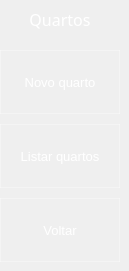
    <widget class="QWidget" name="page_17">
     <widget class="QLabel" name="label_82">
      <property name="geometry">
       <rect>
        <x>0</x>
        <y>0</y>
        <width>120</width>
        <height>40</height>
       </rect>
      </property>
      <property name="font">
       <font>
        <family>Montserrat Medium</family>
        <pointsize>12</pointsize>
        <weight>50</weight>
        <bold>false</bold>
       </font>
      </property>
      <property name="styleSheet">
       <string notr="true">background-color: qlineargradient(spread:pad, x1:0, y1:0, x1:0, y1:1, 
                                 stop:0 rgba(0, 50, 150, 255), 
                                 stop:1 rgba(51, 156, 255, 255));</string>
      </property>
      <property name="text">
       <string>&lt;html&gt;&lt;head/&gt;&lt;body&gt;&lt;p align=&quot;center&quot;&gt;&lt;span style=&quot; color:#ffffff;&quot;&gt;Quartos&lt;/span&gt;&lt;/p&gt;&lt;/body&gt;&lt;/html&gt;</string>
      </property>
     </widget>
     <widget class="QToolButton" name="btn_listar_quartos">
      <property name="geometry">
       <rect>
        <x>0</x>
        <y>124</y>
        <width>120</width>
        <height>64</height>
       </rect>
      </property>
      <property name="sizePolicy">
       <sizepolicy hsizetype="Preferred" vsizetype="Preferred">
        <horstretch>0</horstretch>
        <verstretch>0</verstretch>
       </sizepolicy>
      </property>
      <property name="font">
       <font>
        <pointsize>10</pointsize>
       </font>
      </property>
      <property name="styleSheet">
       <string notr="true">QToolButton {
    background-color: rgba(0,0,0,0);
    border: 1px solid rgba(255, 255, 255, 0.3); /* Borda branca translúcida */
    color:  rgba(255, 255, 255,255); 
}

QToolButton:hover {
     background-color: rgba(255, 255, 255, 30);
    border-color: rgba(255, 255, 255,255); 
}

QToolButton:pressed {
    background-color: #339CFF; /* Azul acinzentado */
border-color: #66BFFF; /* Azul escuro */
color:#003366;
}
</string>
      </property>
      <property name="text">
       <string>Listar quartos</string>
      </property>
      <property name="icon">
       <iconset>
        <normaloff>C:/Users/56915816/Icones/list_24dp_E3E3E3_FILL0_wght400_GRAD0_opsz24.png</normaloff>C:/Users/56915816/Icones/list_24dp_E3E3E3_FILL0_wght400_GRAD0_opsz24.png</iconset>
      </property>
      <property name="iconSize">
       <size>
        <width>32</width>
        <height>32</height>
       </size>
      </property>
      <property name="toolButtonStyle">
       <enum>Qt::ToolButtonTextUnderIcon</enum>
      </property>
     </widget>
     <widget class="QToolButton" name="btn_voltar">
      <property name="geometry">
       <rect>
        <x>0</x>
        <y>198</y>
        <width>120</width>
        <height>64</height>
       </rect>
      </property>
      <property name="sizePolicy">
       <sizepolicy hsizetype="Preferred" vsizetype="Preferred">
        <horstretch>0</horstretch>
        <verstretch>0</verstretch>
       </sizepolicy>
      </property>
      <property name="font">
       <font>
        <pointsize>10</pointsize>
       </font>
      </property>
      <property name="styleSheet">
       <string notr="true">QToolButton {
    background-color: rgba(0, 0, 0, 0);          /* Fundo transparente */
    border: 1px solid rgba(255, 255, 255, 0.3);  /* Borda branca translúcida */
    color: rgba(255, 255, 255, 255);             /* Texto branco */
}

QToolButton:hover {
    background-color: rgba(255, 255, 255, 30);   /* Fundo branco fraco no hover */
    border-color: rgba(255, 255, 255, 255);      /* Borda branca sólida */
}

QToolButton:pressed {
    background-color: #FF3333;                   /* Vermelho (RGB 255, 51, 51) */
    border-color: #FF6666;                       /* Vermelho claro para borda */
    color: white;                                /* Texto branco (contraste) */
}</string>
      </property>
      <property name="text">
       <string>Voltar</string>
      </property>
      <property name="icon">
       <iconset>
        <normaloff>C:/Users/56915816/Icones/keyboard_return_24dp_E3E3E3_FILL0_wght400_GRAD0_opsz24.png</normaloff>C:/Users/56915816/Icones/keyboard_return_24dp_E3E3E3_FILL0_wght400_GRAD0_opsz24.png</iconset>
      </property>
      <property name="iconSize">
       <size>
        <width>32</width>
        <height>32</height>
       </size>
      </property>
      <property name="toolButtonStyle">
       <enum>Qt::ToolButtonTextUnderIcon</enum>
      </property>
     </widget>
     <widget class="QToolButton" name="btn_novo_quarto">
      <property name="geometry">
       <rect>
        <x>0</x>
        <y>50</y>
        <width>120</width>
        <height>64</height>
       </rect>
      </property>
      <property name="sizePolicy">
       <sizepolicy hsizetype="Preferred" vsizetype="Preferred">
        <horstretch>0</horstretch>
        <verstretch>0</verstretch>
       </sizepolicy>
      </property>
      <property name="font">
       <font>
        <pointsize>10</pointsize>
       </font>
      </property>
      <property name="styleSheet">
       <string notr="true">QToolButton {
    background-color: rgba(0,0,0,0);
    border: 1px solid rgba(255, 255, 255, 0.3); /* Borda branca translúcida */
    color:  rgba(255, 255, 255,255); 
}

QToolButton:hover {
     background-color: rgba(255, 255, 255, 30);
    border-color: rgba(255, 255, 255,255); 
}

QToolButton:pressed {
    background-color: #339CFF; /* Azul acinzentado */
border-color: #66BFFF; /* Azul escuro */
color:#003366;
}
</string>
      </property>
      <property name="text">
       <string>Novo quarto</string>
      </property>
      <property name="icon">
       <iconset>
        <normaloff>C:/Users/56915816/Icones/add_home_24dp_E3E3E3_FILL0_wght400_GRAD0_opsz24 (1).png</normaloff>C:/Users/56915816/Icones/add_home_24dp_E3E3E3_FILL0_wght400_GRAD0_opsz24 (1).png</iconset>
      </property>
      <property name="iconSize">
       <size>
        <width>32</width>
        <height>32</height>
       </size>
      </property>
      <property name="toolButtonStyle">
       <enum>Qt::ToolButtonTextUnderIcon</enum>
      </property>
     </widget>
    </widget>
